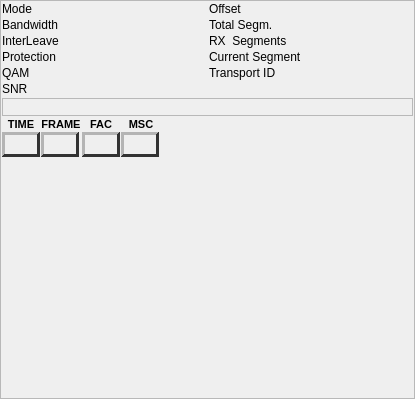
<?xml version="1.0" encoding="UTF-8"?>
<ui version="4.0">
 <class>drmStatusFrame</class>
 <widget class="QFrame" name="drmStatusFrame">
  <property name="geometry">
   <rect>
    <x>0</x>
    <y>0</y>
    <width>415</width>
    <height>399</height>
   </rect>
  </property>
  <property name="windowTitle">
   <string>Frame</string>
  </property>
  <property name="frameShape">
   <enum>QFrame::StyledPanel</enum>
  </property>
  <property name="frameShadow">
   <enum>QFrame::Raised</enum>
  </property>
  <layout class="QVBoxLayout" name="verticalLayout">
   <property name="spacing">
    <number>2</number>
   </property>
   <property name="margin">
    <number>1</number>
   </property>
   <item>
    <layout class="QGridLayout" name="gridLayout">
     <item row="0" column="0">
      <widget class="QLabel" name="modeLabel">
       <property name="text">
        <string>Mode</string>
       </property>
      </widget>
     </item>
     <item row="0" column="1">
      <widget class="QLabel" name="modeEdit">
       <property name="minimumSize">
        <size>
         <width>40</width>
         <height>0</height>
        </size>
       </property>
       <property name="text">
        <string/>
       </property>
      </widget>
     </item>
     <item row="0" column="2">
      <widget class="QLabel" name="offsetLabel">
       <property name="text">
        <string>Offset</string>
       </property>
      </widget>
     </item>
     <item row="0" column="3">
      <widget class="QLabel" name="offsetEdit">
       <property name="minimumSize">
        <size>
         <width>40</width>
         <height>0</height>
        </size>
       </property>
       <property name="text">
        <string/>
       </property>
      </widget>
     </item>
     <item row="1" column="0">
      <widget class="QLabel" name="bandwidthLabel">
       <property name="text">
        <string>Bandwidth</string>
       </property>
      </widget>
     </item>
     <item row="1" column="1">
      <widget class="QLabel" name="bandwidthEdit">
       <property name="minimumSize">
        <size>
         <width>40</width>
         <height>0</height>
        </size>
       </property>
       <property name="text">
        <string/>
       </property>
      </widget>
     </item>
     <item row="2" column="0">
      <widget class="QLabel" name="interleaveLabel">
       <property name="text">
        <string>InterLeave</string>
       </property>
      </widget>
     </item>
     <item row="2" column="1">
      <widget class="QLabel" name="interleaveEdit">
       <property name="minimumSize">
        <size>
         <width>40</width>
         <height>0</height>
        </size>
       </property>
       <property name="text">
        <string/>
       </property>
      </widget>
     </item>
     <item row="3" column="0">
      <widget class="QLabel" name="protectionLabel">
       <property name="text">
        <string>Protection</string>
       </property>
      </widget>
     </item>
     <item row="3" column="1">
      <widget class="QLabel" name="protectionEdit">
       <property name="minimumSize">
        <size>
         <width>40</width>
         <height>0</height>
        </size>
       </property>
       <property name="text">
        <string/>
       </property>
      </widget>
     </item>
     <item row="4" column="0">
      <widget class="QLabel" name="qamLabel">
       <property name="text">
        <string>QAM</string>
       </property>
      </widget>
     </item>
     <item row="4" column="1">
      <widget class="QLabel" name="qamEdit">
       <property name="minimumSize">
        <size>
         <width>40</width>
         <height>0</height>
        </size>
       </property>
       <property name="text">
        <string/>
       </property>
      </widget>
     </item>
     <item row="5" column="0">
      <widget class="QLabel" name="snrLabel">
       <property name="text">
        <string>SNR</string>
       </property>
      </widget>
     </item>
     <item row="5" column="1">
      <widget class="QLabel" name="snrEdit">
       <property name="minimumSize">
        <size>
         <width>40</width>
         <height>0</height>
        </size>
       </property>
       <property name="text">
        <string/>
       </property>
      </widget>
     </item>
     <item row="1" column="2">
      <widget class="QLabel" name="totalSegmentsLabel">
       <property name="text">
        <string>Total Segm.</string>
       </property>
      </widget>
     </item>
     <item row="1" column="3">
      <widget class="QLabel" name="totalSegmentsEdit">
       <property name="minimumSize">
        <size>
         <width>40</width>
         <height>0</height>
        </size>
       </property>
       <property name="text">
        <string/>
       </property>
      </widget>
     </item>
     <item row="2" column="3">
      <widget class="QLabel" name="rxSegmentsEdit">
       <property name="minimumSize">
        <size>
         <width>40</width>
         <height>0</height>
        </size>
       </property>
       <property name="text">
        <string/>
       </property>
      </widget>
     </item>
     <item row="3" column="3">
      <widget class="QLabel" name="currentSegmentEdit">
       <property name="minimumSize">
        <size>
         <width>40</width>
         <height>0</height>
        </size>
       </property>
       <property name="text">
        <string/>
       </property>
      </widget>
     </item>
     <item row="4" column="3">
      <widget class="QLabel" name="transportIDEdit">
       <property name="minimumSize">
        <size>
         <width>40</width>
         <height>0</height>
        </size>
       </property>
       <property name="text">
        <string/>
       </property>
      </widget>
     </item>
     <item row="2" column="2">
      <widget class="QLabel" name="rxSegmentsLabel">
       <property name="text">
        <string>RX  Segments</string>
       </property>
      </widget>
     </item>
     <item row="3" column="2">
      <widget class="QLabel" name="rxBytesLabel">
       <property name="text">
        <string>Current Segment</string>
       </property>
      </widget>
     </item>
     <item row="4" column="2">
      <widget class="QLabel" name="currentLabel">
       <property name="text">
        <string>Transport ID</string>
       </property>
      </widget>
     </item>
    </layout>
   </item>
   <item>
    <widget class="blockView" name="blocksReceivedFrame">
     <property name="minimumSize">
      <size>
       <width>0</width>
       <height>18</height>
      </size>
     </property>
     <property name="frameShape">
      <enum>QFrame::StyledPanel</enum>
     </property>
     <property name="frameShadow">
      <enum>QFrame::Sunken</enum>
     </property>
     <property name="lineWidth">
      <number>3</number>
     </property>
    </widget>
   </item>
   <item>
    <layout class="QHBoxLayout" name="horizontalLayout_2">
     <property name="spacing">
      <number>2</number>
     </property>
     <item>
      <layout class="QGridLayout" name="gridLayout_2">
       <property name="spacing">
        <number>1</number>
       </property>
       <item row="0" column="0">
        <widget class="QLabel" name="timeLEDLabel">
         <property name="font">
          <font>
           <pointsize>8</pointsize>
           <weight>75</weight>
           <bold>true</bold>
          </font>
         </property>
         <property name="text">
          <string>TIME</string>
         </property>
         <property name="alignment">
          <set>Qt::AlignCenter</set>
         </property>
        </widget>
       </item>
       <item row="0" column="1">
        <widget class="QLabel" name="frameLedLabel">
         <property name="font">
          <font>
           <pointsize>8</pointsize>
           <weight>75</weight>
           <bold>true</bold>
          </font>
         </property>
         <property name="text">
          <string>FRAME</string>
         </property>
         <property name="alignment">
          <set>Qt::AlignCenter</set>
         </property>
        </widget>
       </item>
       <item row="0" column="2">
        <widget class="QLabel" name="facLEDLabel">
         <property name="font">
          <font>
           <pointsize>8</pointsize>
           <weight>75</weight>
           <bold>true</bold>
          </font>
         </property>
         <property name="text">
          <string>FAC</string>
         </property>
         <property name="alignment">
          <set>Qt::AlignCenter</set>
         </property>
        </widget>
       </item>
       <item row="0" column="3">
        <widget class="QLabel" name="mscLEDLabel">
         <property name="minimumSize">
          <size>
           <width>40</width>
           <height>0</height>
          </size>
         </property>
         <property name="font">
          <font>
           <pointsize>8</pointsize>
           <weight>75</weight>
           <bold>true</bold>
          </font>
         </property>
         <property name="text">
          <string>MSC</string>
         </property>
         <property name="alignment">
          <set>Qt::AlignCenter</set>
         </property>
        </widget>
       </item>
       <item row="1" column="0">
        <widget class="QLabel" name="timeLED">
         <property name="minimumSize">
          <size>
           <width>38</width>
           <height>25</height>
          </size>
         </property>
         <property name="maximumSize">
          <size>
           <width>38</width>
           <height>25</height>
          </size>
         </property>
         <property name="palette">
          <palette>
           <active>
            <colorrole role="WindowText">
             <brush brushstyle="SolidPattern">
              <color alpha="255">
               <red>76</red>
               <green>76</green>
               <blue>76</blue>
              </color>
             </brush>
            </colorrole>
            <colorrole role="Light">
             <brush brushstyle="SolidPattern">
              <color alpha="255">
               <red>180</red>
               <green>180</green>
               <blue>180</blue>
              </color>
             </brush>
            </colorrole>
            <colorrole role="Dark">
             <brush brushstyle="SolidPattern">
              <color alpha="255">
               <red>50</red>
               <green>50</green>
               <blue>50</blue>
              </color>
             </brush>
            </colorrole>
            <colorrole role="Text">
             <brush brushstyle="SolidPattern">
              <color alpha="255">
               <red>60</red>
               <green>60</green>
               <blue>60</blue>
              </color>
             </brush>
            </colorrole>
            <colorrole role="ButtonText">
             <brush brushstyle="SolidPattern">
              <color alpha="255">
               <red>76</red>
               <green>76</green>
               <blue>76</blue>
              </color>
             </brush>
            </colorrole>
           </active>
           <inactive>
            <colorrole role="WindowText">
             <brush brushstyle="SolidPattern">
              <color alpha="255">
               <red>76</red>
               <green>76</green>
               <blue>76</blue>
              </color>
             </brush>
            </colorrole>
            <colorrole role="Light">
             <brush brushstyle="SolidPattern">
              <color alpha="255">
               <red>180</red>
               <green>180</green>
               <blue>180</blue>
              </color>
             </brush>
            </colorrole>
            <colorrole role="Dark">
             <brush brushstyle="SolidPattern">
              <color alpha="255">
               <red>50</red>
               <green>50</green>
               <blue>50</blue>
              </color>
             </brush>
            </colorrole>
            <colorrole role="Text">
             <brush brushstyle="SolidPattern">
              <color alpha="255">
               <red>60</red>
               <green>60</green>
               <blue>60</blue>
              </color>
             </brush>
            </colorrole>
            <colorrole role="ButtonText">
             <brush brushstyle="SolidPattern">
              <color alpha="255">
               <red>76</red>
               <green>76</green>
               <blue>76</blue>
              </color>
             </brush>
            </colorrole>
           </inactive>
           <disabled>
            <colorrole role="WindowText">
             <brush brushstyle="SolidPattern">
              <color alpha="255">
               <red>50</red>
               <green>50</green>
               <blue>50</blue>
              </color>
             </brush>
            </colorrole>
            <colorrole role="Light">
             <brush brushstyle="SolidPattern">
              <color alpha="255">
               <red>180</red>
               <green>180</green>
               <blue>180</blue>
              </color>
             </brush>
            </colorrole>
            <colorrole role="Dark">
             <brush brushstyle="SolidPattern">
              <color alpha="255">
               <red>50</red>
               <green>50</green>
               <blue>50</blue>
              </color>
             </brush>
            </colorrole>
            <colorrole role="Text">
             <brush brushstyle="SolidPattern">
              <color alpha="255">
               <red>50</red>
               <green>50</green>
               <blue>50</blue>
              </color>
             </brush>
            </colorrole>
            <colorrole role="ButtonText">
             <brush brushstyle="SolidPattern">
              <color alpha="255">
               <red>50</red>
               <green>50</green>
               <blue>50</blue>
              </color>
             </brush>
            </colorrole>
           </disabled>
          </palette>
         </property>
         <property name="font">
          <font>
           <pointsize>8</pointsize>
           <weight>75</weight>
           <italic>false</italic>
           <bold>true</bold>
          </font>
         </property>
         <property name="autoFillBackground">
          <bool>true</bool>
         </property>
         <property name="frameShape">
          <enum>QFrame::Panel</enum>
         </property>
         <property name="frameShadow">
          <enum>QFrame::Raised</enum>
         </property>
         <property name="lineWidth">
          <number>3</number>
         </property>
         <property name="text">
          <string/>
         </property>
         <property name="alignment">
          <set>Qt::AlignCenter</set>
         </property>
        </widget>
       </item>
       <item row="1" column="1">
        <widget class="QLabel" name="frameLED">
         <property name="minimumSize">
          <size>
           <width>38</width>
           <height>25</height>
          </size>
         </property>
         <property name="maximumSize">
          <size>
           <width>38</width>
           <height>25</height>
          </size>
         </property>
         <property name="palette">
          <palette>
           <active>
            <colorrole role="WindowText">
             <brush brushstyle="SolidPattern">
              <color alpha="255">
               <red>76</red>
               <green>76</green>
               <blue>76</blue>
              </color>
             </brush>
            </colorrole>
            <colorrole role="Light">
             <brush brushstyle="SolidPattern">
              <color alpha="255">
               <red>180</red>
               <green>180</green>
               <blue>180</blue>
              </color>
             </brush>
            </colorrole>
            <colorrole role="Dark">
             <brush brushstyle="SolidPattern">
              <color alpha="255">
               <red>50</red>
               <green>50</green>
               <blue>50</blue>
              </color>
             </brush>
            </colorrole>
            <colorrole role="Text">
             <brush brushstyle="SolidPattern">
              <color alpha="255">
               <red>60</red>
               <green>60</green>
               <blue>60</blue>
              </color>
             </brush>
            </colorrole>
            <colorrole role="ButtonText">
             <brush brushstyle="SolidPattern">
              <color alpha="255">
               <red>76</red>
               <green>76</green>
               <blue>76</blue>
              </color>
             </brush>
            </colorrole>
           </active>
           <inactive>
            <colorrole role="WindowText">
             <brush brushstyle="SolidPattern">
              <color alpha="255">
               <red>76</red>
               <green>76</green>
               <blue>76</blue>
              </color>
             </brush>
            </colorrole>
            <colorrole role="Light">
             <brush brushstyle="SolidPattern">
              <color alpha="255">
               <red>180</red>
               <green>180</green>
               <blue>180</blue>
              </color>
             </brush>
            </colorrole>
            <colorrole role="Dark">
             <brush brushstyle="SolidPattern">
              <color alpha="255">
               <red>50</red>
               <green>50</green>
               <blue>50</blue>
              </color>
             </brush>
            </colorrole>
            <colorrole role="Text">
             <brush brushstyle="SolidPattern">
              <color alpha="255">
               <red>60</red>
               <green>60</green>
               <blue>60</blue>
              </color>
             </brush>
            </colorrole>
            <colorrole role="ButtonText">
             <brush brushstyle="SolidPattern">
              <color alpha="255">
               <red>76</red>
               <green>76</green>
               <blue>76</blue>
              </color>
             </brush>
            </colorrole>
           </inactive>
           <disabled>
            <colorrole role="WindowText">
             <brush brushstyle="SolidPattern">
              <color alpha="255">
               <red>50</red>
               <green>50</green>
               <blue>50</blue>
              </color>
             </brush>
            </colorrole>
            <colorrole role="Light">
             <brush brushstyle="SolidPattern">
              <color alpha="255">
               <red>180</red>
               <green>180</green>
               <blue>180</blue>
              </color>
             </brush>
            </colorrole>
            <colorrole role="Dark">
             <brush brushstyle="SolidPattern">
              <color alpha="255">
               <red>50</red>
               <green>50</green>
               <blue>50</blue>
              </color>
             </brush>
            </colorrole>
            <colorrole role="Text">
             <brush brushstyle="SolidPattern">
              <color alpha="255">
               <red>50</red>
               <green>50</green>
               <blue>50</blue>
              </color>
             </brush>
            </colorrole>
            <colorrole role="ButtonText">
             <brush brushstyle="SolidPattern">
              <color alpha="255">
               <red>50</red>
               <green>50</green>
               <blue>50</blue>
              </color>
             </brush>
            </colorrole>
           </disabled>
          </palette>
         </property>
         <property name="font">
          <font>
           <pointsize>8</pointsize>
           <weight>75</weight>
           <italic>false</italic>
           <bold>true</bold>
          </font>
         </property>
         <property name="autoFillBackground">
          <bool>true</bool>
         </property>
         <property name="frameShape">
          <enum>QFrame::Panel</enum>
         </property>
         <property name="frameShadow">
          <enum>QFrame::Raised</enum>
         </property>
         <property name="lineWidth">
          <number>3</number>
         </property>
         <property name="text">
          <string/>
         </property>
         <property name="alignment">
          <set>Qt::AlignCenter</set>
         </property>
        </widget>
       </item>
       <item row="1" column="2">
        <widget class="QLabel" name="facLED">
         <property name="minimumSize">
          <size>
           <width>38</width>
           <height>25</height>
          </size>
         </property>
         <property name="maximumSize">
          <size>
           <width>38</width>
           <height>25</height>
          </size>
         </property>
         <property name="palette">
          <palette>
           <active>
            <colorrole role="WindowText">
             <brush brushstyle="SolidPattern">
              <color alpha="255">
               <red>76</red>
               <green>76</green>
               <blue>76</blue>
              </color>
             </brush>
            </colorrole>
            <colorrole role="Light">
             <brush brushstyle="SolidPattern">
              <color alpha="255">
               <red>180</red>
               <green>180</green>
               <blue>180</blue>
              </color>
             </brush>
            </colorrole>
            <colorrole role="Dark">
             <brush brushstyle="SolidPattern">
              <color alpha="255">
               <red>50</red>
               <green>50</green>
               <blue>50</blue>
              </color>
             </brush>
            </colorrole>
            <colorrole role="Text">
             <brush brushstyle="SolidPattern">
              <color alpha="255">
               <red>60</red>
               <green>60</green>
               <blue>60</blue>
              </color>
             </brush>
            </colorrole>
            <colorrole role="ButtonText">
             <brush brushstyle="SolidPattern">
              <color alpha="255">
               <red>76</red>
               <green>76</green>
               <blue>76</blue>
              </color>
             </brush>
            </colorrole>
           </active>
           <inactive>
            <colorrole role="WindowText">
             <brush brushstyle="SolidPattern">
              <color alpha="255">
               <red>76</red>
               <green>76</green>
               <blue>76</blue>
              </color>
             </brush>
            </colorrole>
            <colorrole role="Light">
             <brush brushstyle="SolidPattern">
              <color alpha="255">
               <red>180</red>
               <green>180</green>
               <blue>180</blue>
              </color>
             </brush>
            </colorrole>
            <colorrole role="Dark">
             <brush brushstyle="SolidPattern">
              <color alpha="255">
               <red>50</red>
               <green>50</green>
               <blue>50</blue>
              </color>
             </brush>
            </colorrole>
            <colorrole role="Text">
             <brush brushstyle="SolidPattern">
              <color alpha="255">
               <red>60</red>
               <green>60</green>
               <blue>60</blue>
              </color>
             </brush>
            </colorrole>
            <colorrole role="ButtonText">
             <brush brushstyle="SolidPattern">
              <color alpha="255">
               <red>76</red>
               <green>76</green>
               <blue>76</blue>
              </color>
             </brush>
            </colorrole>
           </inactive>
           <disabled>
            <colorrole role="WindowText">
             <brush brushstyle="SolidPattern">
              <color alpha="255">
               <red>50</red>
               <green>50</green>
               <blue>50</blue>
              </color>
             </brush>
            </colorrole>
            <colorrole role="Light">
             <brush brushstyle="SolidPattern">
              <color alpha="255">
               <red>180</red>
               <green>180</green>
               <blue>180</blue>
              </color>
             </brush>
            </colorrole>
            <colorrole role="Dark">
             <brush brushstyle="SolidPattern">
              <color alpha="255">
               <red>50</red>
               <green>50</green>
               <blue>50</blue>
              </color>
             </brush>
            </colorrole>
            <colorrole role="Text">
             <brush brushstyle="SolidPattern">
              <color alpha="255">
               <red>50</red>
               <green>50</green>
               <blue>50</blue>
              </color>
             </brush>
            </colorrole>
            <colorrole role="ButtonText">
             <brush brushstyle="SolidPattern">
              <color alpha="255">
               <red>50</red>
               <green>50</green>
               <blue>50</blue>
              </color>
             </brush>
            </colorrole>
           </disabled>
          </palette>
         </property>
         <property name="font">
          <font>
           <pointsize>8</pointsize>
           <weight>75</weight>
           <italic>false</italic>
           <bold>true</bold>
          </font>
         </property>
         <property name="autoFillBackground">
          <bool>true</bool>
         </property>
         <property name="frameShape">
          <enum>QFrame::Panel</enum>
         </property>
         <property name="frameShadow">
          <enum>QFrame::Raised</enum>
         </property>
         <property name="lineWidth">
          <number>3</number>
         </property>
         <property name="text">
          <string/>
         </property>
         <property name="alignment">
          <set>Qt::AlignCenter</set>
         </property>
        </widget>
       </item>
       <item row="1" column="3">
        <widget class="QLabel" name="mscLED">
         <property name="minimumSize">
          <size>
           <width>38</width>
           <height>25</height>
          </size>
         </property>
         <property name="maximumSize">
          <size>
           <width>38</width>
           <height>25</height>
          </size>
         </property>
         <property name="palette">
          <palette>
           <active>
            <colorrole role="WindowText">
             <brush brushstyle="SolidPattern">
              <color alpha="255">
               <red>76</red>
               <green>76</green>
               <blue>76</blue>
              </color>
             </brush>
            </colorrole>
            <colorrole role="Light">
             <brush brushstyle="SolidPattern">
              <color alpha="255">
               <red>180</red>
               <green>180</green>
               <blue>180</blue>
              </color>
             </brush>
            </colorrole>
            <colorrole role="Dark">
             <brush brushstyle="SolidPattern">
              <color alpha="255">
               <red>50</red>
               <green>50</green>
               <blue>50</blue>
              </color>
             </brush>
            </colorrole>
            <colorrole role="Text">
             <brush brushstyle="SolidPattern">
              <color alpha="255">
               <red>60</red>
               <green>60</green>
               <blue>60</blue>
              </color>
             </brush>
            </colorrole>
            <colorrole role="ButtonText">
             <brush brushstyle="SolidPattern">
              <color alpha="255">
               <red>76</red>
               <green>76</green>
               <blue>76</blue>
              </color>
             </brush>
            </colorrole>
           </active>
           <inactive>
            <colorrole role="WindowText">
             <brush brushstyle="SolidPattern">
              <color alpha="255">
               <red>76</red>
               <green>76</green>
               <blue>76</blue>
              </color>
             </brush>
            </colorrole>
            <colorrole role="Light">
             <brush brushstyle="SolidPattern">
              <color alpha="255">
               <red>180</red>
               <green>180</green>
               <blue>180</blue>
              </color>
             </brush>
            </colorrole>
            <colorrole role="Dark">
             <brush brushstyle="SolidPattern">
              <color alpha="255">
               <red>50</red>
               <green>50</green>
               <blue>50</blue>
              </color>
             </brush>
            </colorrole>
            <colorrole role="Text">
             <brush brushstyle="SolidPattern">
              <color alpha="255">
               <red>60</red>
               <green>60</green>
               <blue>60</blue>
              </color>
             </brush>
            </colorrole>
            <colorrole role="ButtonText">
             <brush brushstyle="SolidPattern">
              <color alpha="255">
               <red>76</red>
               <green>76</green>
               <blue>76</blue>
              </color>
             </brush>
            </colorrole>
           </inactive>
           <disabled>
            <colorrole role="WindowText">
             <brush brushstyle="SolidPattern">
              <color alpha="255">
               <red>50</red>
               <green>50</green>
               <blue>50</blue>
              </color>
             </brush>
            </colorrole>
            <colorrole role="Light">
             <brush brushstyle="SolidPattern">
              <color alpha="255">
               <red>180</red>
               <green>180</green>
               <blue>180</blue>
              </color>
             </brush>
            </colorrole>
            <colorrole role="Dark">
             <brush brushstyle="SolidPattern">
              <color alpha="255">
               <red>50</red>
               <green>50</green>
               <blue>50</blue>
              </color>
             </brush>
            </colorrole>
            <colorrole role="Text">
             <brush brushstyle="SolidPattern">
              <color alpha="255">
               <red>50</red>
               <green>50</green>
               <blue>50</blue>
              </color>
             </brush>
            </colorrole>
            <colorrole role="ButtonText">
             <brush brushstyle="SolidPattern">
              <color alpha="255">
               <red>50</red>
               <green>50</green>
               <blue>50</blue>
              </color>
             </brush>
            </colorrole>
           </disabled>
          </palette>
         </property>
         <property name="font">
          <font>
           <pointsize>8</pointsize>
           <weight>75</weight>
           <italic>false</italic>
           <bold>true</bold>
          </font>
         </property>
         <property name="autoFillBackground">
          <bool>true</bool>
         </property>
         <property name="frameShape">
          <enum>QFrame::Panel</enum>
         </property>
         <property name="frameShadow">
          <enum>QFrame::Raised</enum>
         </property>
         <property name="lineWidth">
          <number>3</number>
         </property>
         <property name="text">
          <string/>
         </property>
         <property name="alignment">
          <set>Qt::AlignCenter</set>
         </property>
        </widget>
       </item>
      </layout>
     </item>
     <item>
      <layout class="QHBoxLayout" name="horizontalLayout" stretch="1">
       <item>
        <widget class="QLabel" name="callEdit">
         <property name="minimumSize">
          <size>
           <width>40</width>
           <height>0</height>
          </size>
         </property>
         <property name="font">
          <font>
           <pointsize>10</pointsize>
           <weight>75</weight>
           <bold>true</bold>
          </font>
         </property>
         <property name="text">
          <string/>
         </property>
         <property name="alignment">
          <set>Qt::AlignBottom|Qt::AlignLeading|Qt::AlignLeft</set>
         </property>
        </widget>
       </item>
      </layout>
     </item>
    </layout>
   </item>
   <item>
    <spacer name="verticalSpacer">
     <property name="orientation">
      <enum>Qt::Vertical</enum>
     </property>
     <property name="sizeHint" stdset="0">
      <size>
       <width>20</width>
       <height>0</height>
      </size>
     </property>
    </spacer>
   </item>
  </layout>
 </widget>
 <customwidgets>
  <customwidget>
   <class>blockView</class>
   <extends>QFrame</extends>
   <header>widgets/blockview.h</header>
   <container>1</container>
  </customwidget>
 </customwidgets>
 <resources/>
 <connections/>
</ui>
